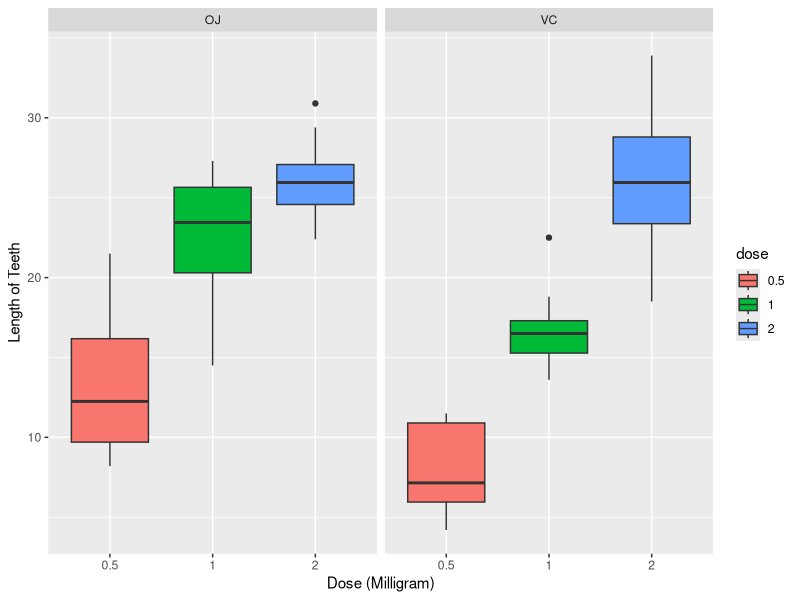

The R source for this figure:
## ---- chunk 1
library(datasets)
data(ToothGrowth)
str(ToothGrowth)
head(ToothGrowth)
## ---- chunk 2
ToothGrowth$dose = as.factor(ToothGrowth$dose)
ToothGrowth$supp = as.factor(ToothGrowth$supp)
summary(ToothGrowth)
## ---- chunk 3
library(ggplot2)
plt = ggplot(ToothGrowth, aes(x = dose, y = len, fill = dose)) + geom_boxplot(notch = FALSE) + facet_grid(.~ supp) + scale_x_discrete("Dose (Milligram)") + scale_y_continuous("Length of Teeth")
plt
## ---- chunk 4
supp_dose05 = t.test(len ~ supp, data = subset(ToothGrowth, dose = 0.5), var.equal = FALSE)
supp_dose1 = t.test(len ~ supp, data = subset(ToothGrowth, dose = 1), var.equal = FALSE)
supp_dose2 = t.test(len ~ supp, data = subset(ToothGrowth, dose = 2), var.equal = FALSE)

supp_dose = data.frame(rownames = c("dose = 0.5", "dose = 1.0", "dose = 2.0"), "p-value" = c(supp_dose05$p.value, supp_dose1$p.value, supp_dose2$p.value), "Conf_Low" = c(supp_dose05$conf[1], supp_dose1$conf[1], supp_dose2$conf[1]), "Conf_High" = c(supp_dose05$conf[2], supp_dose1$conf[2], supp_dose2$conf[2]))

supp_dose
## ---- chunk 5
suppVC_dose05_1 = t.test(len ~ dose, data = subset(ToothGrowth, supp == 'VC' & (dose == 0.5 |dose == 1.0)), var.equal = FALSE)
suppOJ_dose05_1 = t.test(len ~ dose, data = subset(ToothGrowth, supp == 'OJ' & (dose == 0.5 |dose == 1.0)), var.equal = FALSE)

suppVC_dose05_2 = t.test(len ~ dose, data = subset(ToothGrowth, supp == 'VC' & (dose == 0.5 |dose == 2.0)), var.equal = FALSE)
suppOJ_dose05_2 = t.test(len ~ dose, data = subset(ToothGrowth, supp == 'OJ' & (dose == 0.5 |dose == 2.0)), var.equal = FALSE)

suppVC_dose1_2 = t.test(len ~ dose, data = subset(ToothGrowth, supp == 'VC' & (dose == 1.0 |dose == 2.0)), var.equal = FALSE)
suppOJ_dose1_2 = t.test(len ~ dose, data = subset(ToothGrowth, supp == 'OJ' & (dose == 1.0 |dose == 2.0)), var.equal = FALSE)


dose_supp = data.frame(rownames = c("supp = 'VC', dose = 0.5 or 1", "supp = 'OJ', dose = 0.5 or 1", "supp = 'VC', dose = 0.5 or 2", "supp = 'OJ', dose = 0.5 or 2", "supp = 'VC', dose = 1 or 2", "supp = 'OJ', dose = 1 or 2"), "p-value" = c(suppVC_dose05_1$p.value, suppOJ_dose05_1$p.value, suppVC_dose05_2$p.value, suppOJ_dose05_2$p.value, suppVC_dose1_2$p.value, suppOJ_dose1_2$p.value), "Conf_Low" = c(suppVC_dose05_1$conf[1], suppOJ_dose05_1$conf[1], suppVC_dose05_2$conf[1], suppOJ_dose05_2$conf[1], suppVC_dose1_2$conf[1], suppOJ_dose1_2$conf[1]), "Conf_High" = c(suppVC_dose05_1$conf[2], suppOJ_dose05_1$conf[2], suppVC_dose05_2$conf[2], suppOJ_dose05_2$conf[2], suppVC_dose1_2$conf[2], suppOJ_dose1_2$conf[2]))
dose_supp
